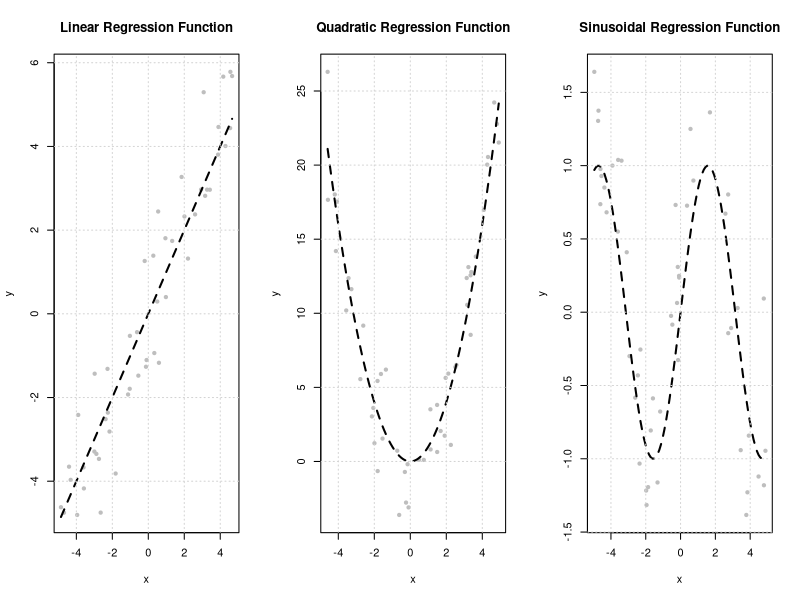
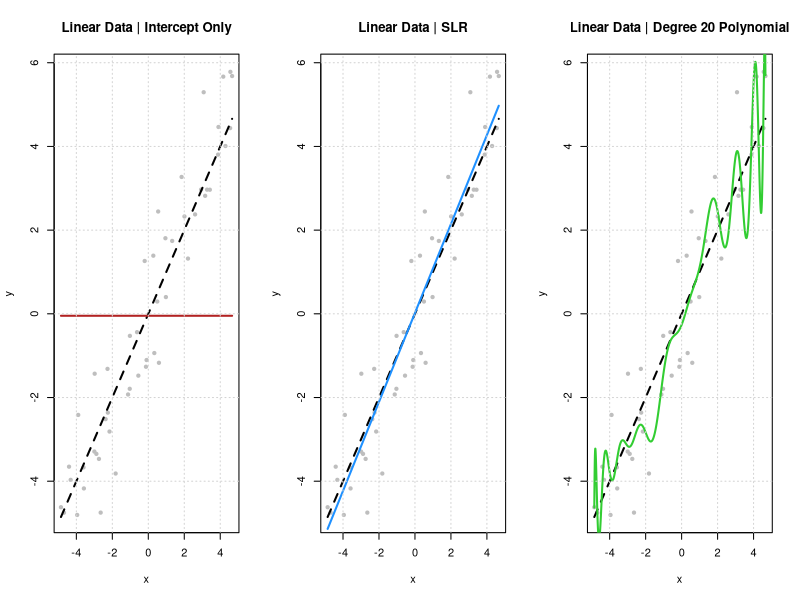
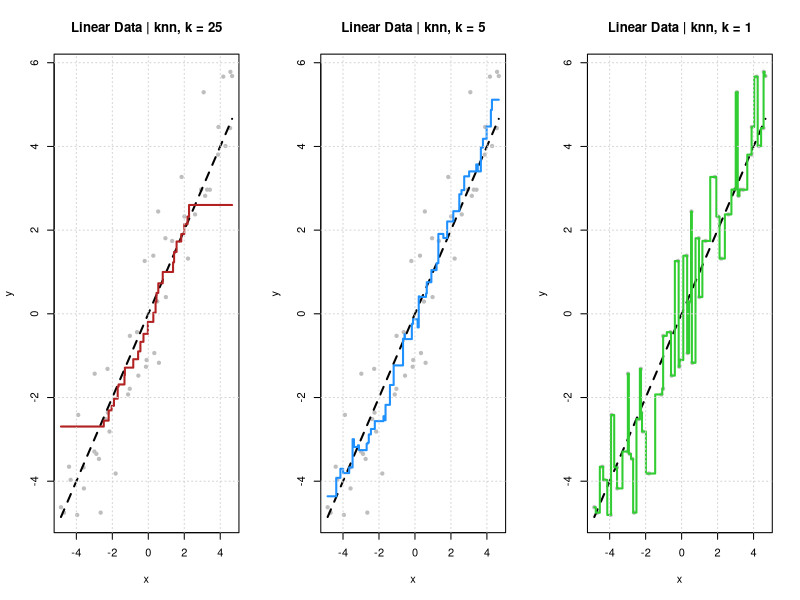
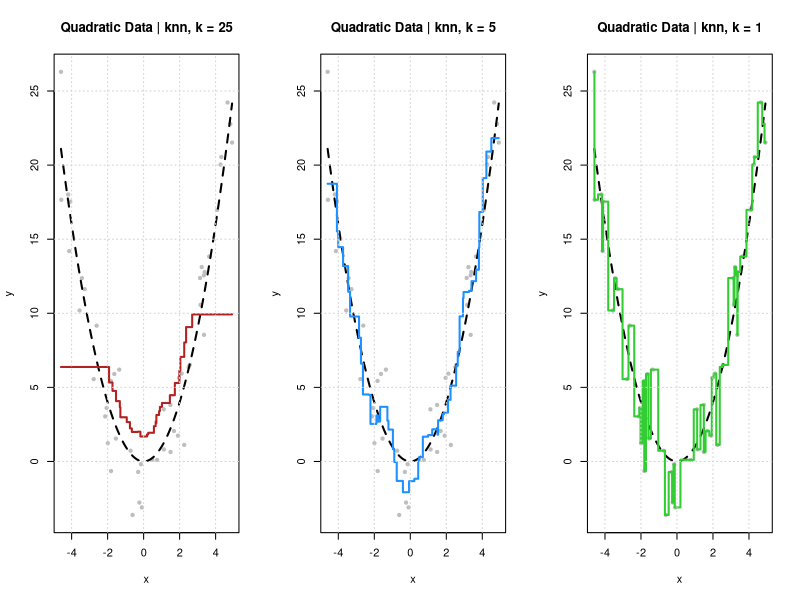
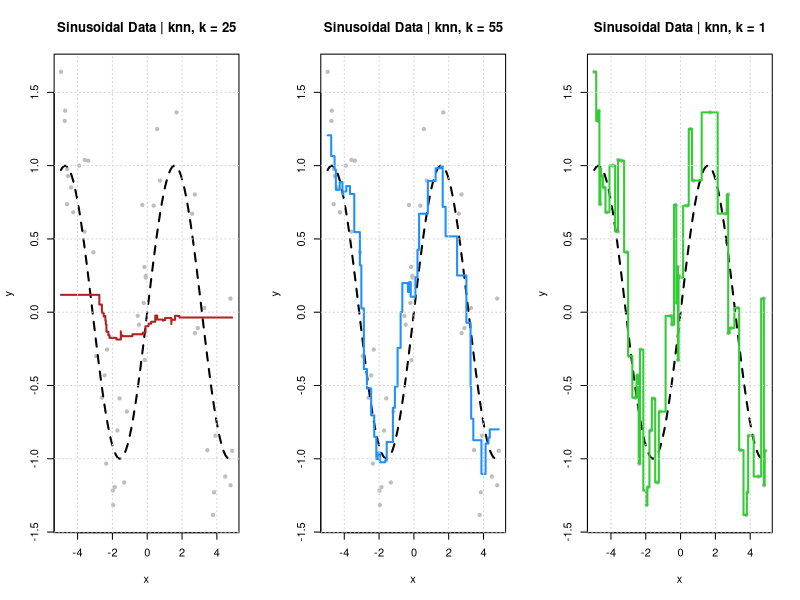
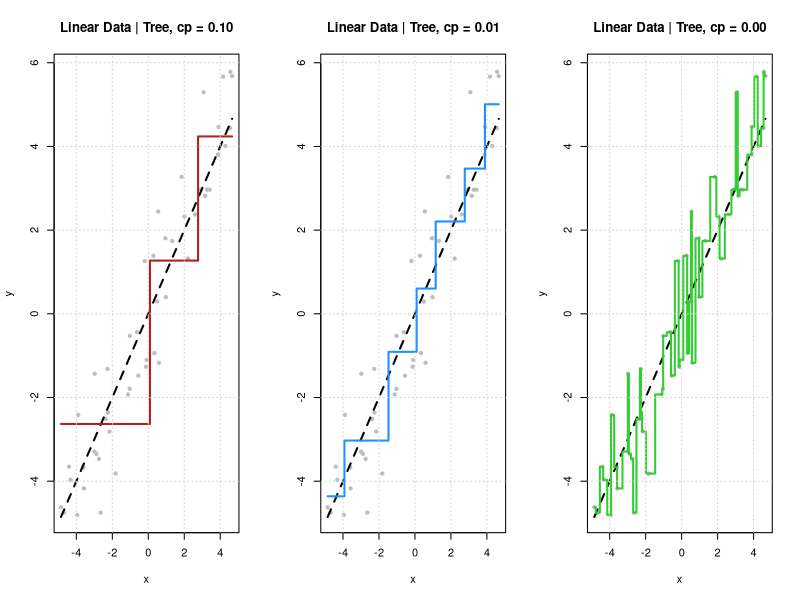
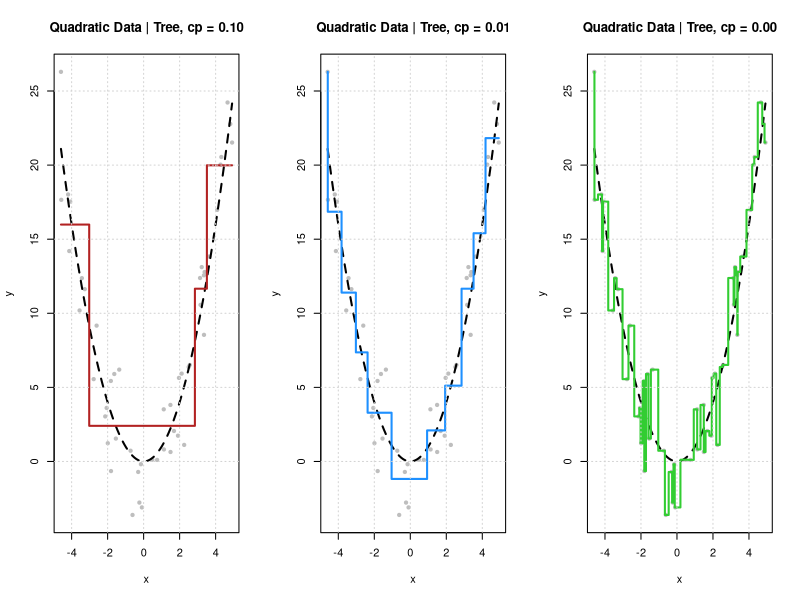
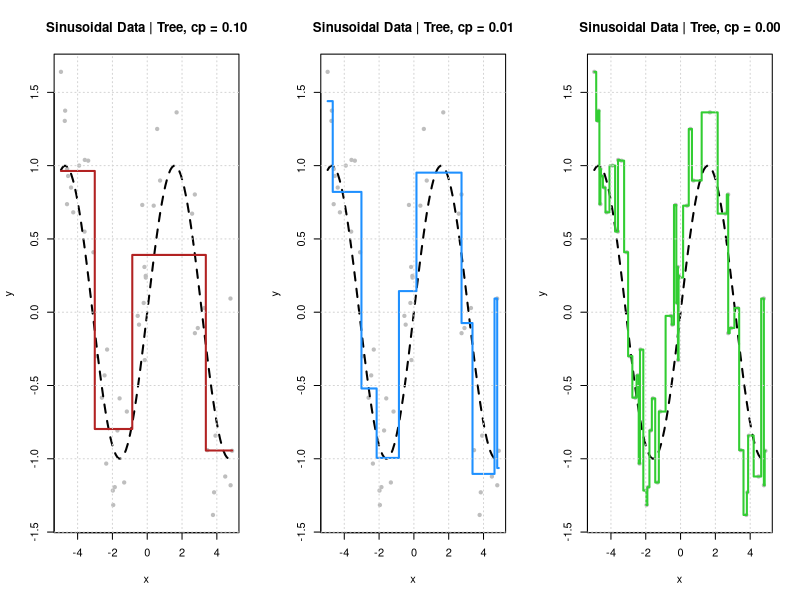

Generate these figures, in order, with R:
## ---- chunk 1
knitr::opts_chunk$set(cache = TRUE, autodep = TRUE, fig.align = "center")
## ---- chunk 2
library("tidyverse")
library("caret")
library("rpart")
library("knitr")
library("kableExtra")
## ---- chunk 3
line_reg_fun = function(x) {
  x
}
## ---- chunk 4
quad_reg_fun = function(x) {
  x ^ 2
}
## ---- chunk 5
sine_reg_fun = function(x) {
  sin(x)
}
## ---- chunk 6
gen_sim_data = function(f, sample_size = 50, sd = 1) {
  x = runif(n = sample_size, min = -5, max = 5)
  y = rnorm(n = sample_size, mean = f(x), sd = sd)
  tibble::tibble(x = x, y = y)
}
## ---- chunk 7
set.seed(5)
line_data = gen_sim_data(f = line_reg_fun, sample_size = 50, sd = 1.0)
quad_data = gen_sim_data(f = quad_reg_fun, sample_size = 50, sd = 2.0)
sine_data = gen_sim_data(f = sine_reg_fun, sample_size = 50, sd = 0.5)
## ---- chunk 8
set.seed(42)
line_data_unseen = gen_sim_data(f = line_reg_fun, sample_size = 100000, sd = 1.0)
quad_data_unseen = gen_sim_data(f = quad_reg_fun, sample_size = 100000, sd = 2.0)
sine_data_unseen = gen_sim_data(f = sine_reg_fun, sample_size = 100000, sd = 0.5)
## ---- chunk 9
x_grid = tibble(x = seq(-5, 5, by = 0.001))
## ---- chunk 10
par(mfrow = c (1, 3))

plot(line_data, pch = 20, col = "grey",
     main = "Linear Regression Function")
curve(line_reg_fun(x), add = TRUE, lwd = 2, lty = 2)
grid()

plot(quad_data, pch = 20, col = "grey",
     main = "Quadratic Regression Function")
curve(quad_reg_fun(x), add = TRUE, lwd = 2, lty = 2)
grid()

plot(sine_data, pch = 20, col = "grey",
     main = "Sinusoidal Regression Function")
curve(sine_reg_fun(x), add = TRUE, lwd = 2, lty = 2)
grid()
## ---- chunk 11
calc_rmse = function(model, data, response) {
  actual = data[[response]]
  predicted = predict(model, data)
  sqrt(mean((actual - predicted) ^ 2))
}
## ---- chunk 12
lm_line_int = lm(y ~ 1,                    data = line_data)
lm_line_slr = lm(y ~ poly(x, degree = 1),  data = line_data)
lm_line_ply = lm(y ~ poly(x, degree = 20), data = line_data)
## ---- chunk 13
par(mfrow = c(1, 3))

plot(line_data, pch = 20, col = "grey",
     main = "Linear Data | Intercept Only")
curve(line_reg_fun(x), add = TRUE, lwd = 2, lty = 2)
curve(predict(lm_line_int, tibble(x = x)), 
      col = "firebrick", lwd = 2, lty = 1, add = TRUE, n = 10000)
grid()

plot(line_data, pch = 20, col = "grey",
     main = "Linear Data | SLR")
curve(line_reg_fun(x), add = TRUE, lwd = 2, lty = 2)
curve(predict(lm_line_slr, tibble(x = x)),
      col = "dodgerblue", lwd = 2, lty = 1, add = TRUE, n = 10000)
grid()

plot(line_data, pch = 20, col = "grey",
     main = "Linear Data | Degree 20 Polynomial")
curve(line_reg_fun(x), add = TRUE, lwd = 2, lty = 2)
curve(predict(lm_line_ply, tibble(x = x)),
      col = "limegreen", lwd = 2, lty = 1, add = TRUE, n = 10000)
grid()
## ---- chunk 14
knn_line_25 = knnreg(y ~ x, data = line_data, k = 25)
knn_line_05 = knnreg(y ~ x, data = line_data, k = 5)
knn_line_01 = knnreg(y ~ x, data = line_data, k = 1)
## ---- chunk 15
calc_dist = function(p1, p2) {
  sqrt(sum((p1 - p2) ^ 2))
}
## ---- chunk 16
line_data %>% 
  mutate(dist = purrr::map_dbl(x, calc_dist, p2 = 0)) %>% 
  top_n(dist, n = -5) %>% 
  pull(y) %>% 
  mean() # also consider median
## ---- chunk 17
predict(knn_line_05, data.frame(x = 0))
## ---- chunk 18
par(mfrow = c(1, 3))

plot(line_data, pch = 20, col = "grey",
     main = "Linear Data | knn, k = 25")
curve(line_reg_fun(x), add = TRUE, lwd = 2, lty = 2)
curve(predict(knn_line_25, tibble(x = x)), 
      col = "firebrick", lwd = 2, lty = 1, add = TRUE, n = 10000)
grid()

plot(line_data, pch = 20, col = "grey",
     main = "Linear Data | knn, k = 5")
curve(line_reg_fun(x), add = TRUE, lwd = 2, lty = 2)
curve(predict(knn_line_05, tibble(x = x)),
      col = "dodgerblue", lwd = 2, lty = 1, add = TRUE, n = 10000)
grid()

plot(line_data, pch = 20, col = "grey",
     main = "Linear Data | knn, k = 1")
curve(line_reg_fun(x), add = TRUE, lwd = 2, lty = 2)
curve(predict(knn_line_01, tibble(x = x)),
      col = "limegreen", lwd = 2, lty = 1, add = TRUE, n = 10000)
grid()
## ---- chunk 19
knn_line_trn_rmse = c(
  calc_rmse(model = knn_line_25, data = line_data, response = "y"),
  calc_rmse(model = knn_line_05, data = line_data, response = "y"),
  calc_rmse(model = knn_line_01, data = line_data, response = "y"))

knn_line_tst_rmse = c(
  calc_rmse(model = knn_line_25, data = line_data_unseen, response = "y"),
  calc_rmse(model = knn_line_05, data = line_data_unseen, response = "y"),
  calc_rmse(model = knn_line_01, data = line_data_unseen, response = "y"))

tibble(k = c(25, 5, 1),
       "Train RMSE" = round(knn_line_trn_rmse, 3),
       "Test RMSE" = round(knn_line_tst_rmse, 3)) %>%
  kable %>% 
  kable_styling("striped", full_width = FALSE)
## ---- chunk 20
knn_quad_25 = knnreg(y ~ x, data = quad_data, k = 25)
knn_quad_05 = knnreg(y ~ x, data = quad_data, k = 5)
knn_quad_01 = knnreg(y ~ x, data = quad_data, k = 1)
## ---- chunk 21
par(mfrow = c(1, 3))

plot(quad_data, pch = 20, col = "grey",
     main = "Quadratic Data | knn, k = 25")
curve(quad_reg_fun(x), add = TRUE, lwd = 2, lty = 2)
curve(predict(knn_quad_25, tibble(x = x)), 
      col = "firebrick", lwd = 2, lty = 1, add = TRUE, n = 10000)
grid()

plot(quad_data, pch = 20, col = "grey",
     main = "Quadratic Data | knn, k = 5")
curve(quad_reg_fun(x), add = TRUE, lwd = 2, lty = 2)
curve(predict(knn_quad_05, tibble(x = x)),
      col = "dodgerblue", lwd = 2, lty = 1, add = TRUE, n = 10000)
grid()

plot(quad_data, pch = 20, col = "grey",
     main = "Quadratic Data | knn, k = 1")
curve(quad_reg_fun(x), add = TRUE, lwd = 2, lty = 2)
curve(predict(knn_quad_01, tibble(x = x)),
      col = "limegreen", lwd = 2, lty = 1, add = TRUE, n = 10000)
grid()
## ---- chunk 22
knn_quad_trn_rmse = c(
  calc_rmse(model = knn_quad_25, data = quad_data, response = "y"),
  calc_rmse(model = knn_quad_05, data = quad_data, response = "y"),
  calc_rmse(model = knn_quad_01, data = quad_data, response = "y"))

knn_quad_tst_rmse = c(
  calc_rmse(model = knn_quad_25, data = quad_data_unseen, response = "y"),
  calc_rmse(model = knn_quad_05, data = quad_data_unseen, response = "y"),
  calc_rmse(model = knn_quad_01, data = quad_data_unseen, response = "y"))

tibble(k = c(25, 5, 1),
       "Train RMSE" = round(knn_quad_trn_rmse, 3),
       "Test RMSE" = round(knn_quad_tst_rmse, 3)) %>%
  kable %>% 
  kable_styling("striped", full_width = FALSE)
## ---- chunk 23
knn_sine_25 = knnreg(y ~ x, data = sine_data, k = 25)
knn_sine_05 = knnreg(y ~ x, data = sine_data, k = 5)
knn_sine_01 = knnreg(y ~ x, data = sine_data, k = 1)
## ---- chunk 24
par(mfrow = c(1, 3))

plot(sine_data, pch = 20, col = "grey",
     main = "Sinusoidal Data | knn, k = 25")
curve(sine_reg_fun(x), add = TRUE, lwd = 2, lty = 2)
curve(predict(knn_sine_25, tibble(x = x)), 
      col = "firebrick", lwd = 2, lty = 1, add = TRUE, n = 10000)
grid()

plot(sine_data, pch = 20, col = "grey",
     main = "Sinusoidal Data | knn, k = 55")
curve(sine_reg_fun(x), add = TRUE, lwd = 2, lty = 2)
curve(predict(knn_sine_05, tibble(x = x)),
      col = "dodgerblue", lwd = 2, lty = 1, add = TRUE, n = 10000)
grid()

plot(sine_data, pch = 20, col = "grey",
     main = "Sinusoidal Data | knn, k = 1")
curve(sine_reg_fun(x), add = TRUE, lwd = 2, lty = 2)
curve(predict(knn_sine_01, tibble(x = x)),
      col = "limegreen", lwd = 2, lty = 1, add = TRUE, n = 10000)
grid()
## ---- chunk 25
knn_sine_trn_rmse = c(
  calc_rmse(model = knn_sine_25, data = sine_data, response = "y"),
  calc_rmse(model = knn_sine_05, data = sine_data, response = "y"),
  calc_rmse(model = knn_sine_01, data = sine_data, response = "y"))

knn_sine_tst_rmse = c(
  calc_rmse(model = knn_sine_25, data = sine_data_unseen, response = "y"),
  calc_rmse(model = knn_sine_05, data = sine_data_unseen, response = "y"),
  calc_rmse(model = knn_sine_01, data = sine_data_unseen, response = "y"))

tibble(k = c(25, 5, 1),
       "Train RMSE" = round(knn_sine_trn_rmse, 3),
       "Test RMSE" = round(knn_sine_tst_rmse, 3)) %>%
  kable %>% 
  kable_styling("striped", full_width = FALSE)
## ---- chunk 26
tree_line_010 = rpart(y ~ x, data = line_data, cp = 0.10, minsplit = 2)
tree_line_001 = rpart(y ~ x, data = line_data, cp = 0.01, minsplit = 2)
tree_line_000 = rpart(y ~ x, data = line_data, cp = 0.00, minsplit = 2)
## ---- chunk 27
par(mfrow = c(1, 3))

plot(line_data, pch = 20, col = "grey",
     main = "Linear Data | Tree, cp = 0.10")
curve(line_reg_fun(x), add = TRUE, lwd = 2, lty = 2)
curve(predict(tree_line_010, tibble(x = x)), 
      col = "firebrick", lwd = 2, lty = 1, add = TRUE, n = 10000)
grid()

plot(line_data, pch = 20, col = "grey",
     main = "Linear Data | Tree, cp = 0.01")
curve(line_reg_fun(x), add = TRUE, lwd = 2, lty = 2)
curve(predict(tree_line_001, tibble(x = x)),
      col = "dodgerblue", lwd = 2, lty = 1, add = TRUE, n = 10000)
grid()

plot(line_data, pch = 20, col = "grey",
     main = "Linear Data | Tree, cp = 0.00")
curve(line_reg_fun(x), add = TRUE, lwd = 2, lty = 2)
curve(predict(tree_line_000, tibble(x = x)),
      col = "limegreen", lwd = 2, lty = 1, add = TRUE, n = 10000)
grid()
## ---- chunk 28
tree_line_trn_rmse = c(
  calc_rmse(model = tree_line_010, data = line_data, response = "y"),
  calc_rmse(model = tree_line_001, data = line_data, response = "y"),
  calc_rmse(model = tree_line_000, data = line_data, response = "y"))

tree_line_tst_rmse = c(
  calc_rmse(model = tree_line_010, data = line_data_unseen, response = "y"),
  calc_rmse(model = tree_line_001, data = line_data_unseen, response = "y"),
  calc_rmse(model = tree_line_000, data = line_data_unseen, response = "y"))

tibble(k = c(25, 5, 1),
       "Train RMSE" = round(tree_line_trn_rmse, 3),
       "Test RMSE" = round(tree_line_tst_rmse, 3)) %>%
  kable %>% 
  kable_styling("striped", full_width = FALSE)
## ---- chunk 29
tree_quad_010 = rpart(y ~ x, data = quad_data, cp = 0.10, minsplit = 2)
tree_quad_001 = rpart(y ~ x, data = quad_data, cp = 0.01, minsplit = 2)
tree_quad_000 = rpart(y ~ x, data = quad_data, cp = 0.00, minsplit = 2)
## ---- chunk 30
par(mfrow = c(1, 3))

plot(quad_data, pch = 20, col = "grey",
     main = "Quadratic Data | Tree, cp = 0.10")
curve(quad_reg_fun(x), add = TRUE, lwd = 2, lty = 2)
curve(predict(tree_quad_010, tibble(x = x)), 
      col = "firebrick", lwd = 2, lty = 1, add = TRUE, n = 10000)
grid()

plot(quad_data, pch = 20, col = "grey",
     main = "Quadratic Data | Tree, cp = 0.01")
curve(quad_reg_fun(x), add = TRUE, lwd = 2, lty = 2)
curve(predict(tree_quad_001, tibble(x = x)),
      col = "dodgerblue", lwd = 2, lty = 1, add = TRUE, n = 10000)
grid()

plot(quad_data, pch = 20, col = "grey",
     main = "Quadratic Data | Tree, cp = 0.00")
curve(quad_reg_fun(x), add = TRUE, lwd = 2, lty = 2)
curve(predict(tree_quad_000, tibble(x = x)),
      col = "limegreen", lwd = 2, lty = 1, add = TRUE, n = 10000)
grid()
## ---- chunk 31
tree_quad_trn_rmse = c(
  calc_rmse(model = tree_quad_010, data = quad_data, response = "y"),
  calc_rmse(model = tree_quad_001, data = quad_data, response = "y"),
  calc_rmse(model = tree_quad_000, data = quad_data, response = "y"))

tree_quad_tst_rmse = c(
  calc_rmse(model = tree_quad_010, data = quad_data_unseen, response = "y"),
  calc_rmse(model = tree_quad_001, data = quad_data_unseen, response = "y"),
  calc_rmse(model = tree_quad_000, data = quad_data_unseen, response = "y"))

tibble(k = c(25, 5, 1),
       "Train RMSE" = round(tree_quad_trn_rmse, 3),
       "Test RMSE" = round(tree_quad_tst_rmse, 3)) %>%
  kable %>% 
  kable_styling("striped", full_width = FALSE)
## ---- chunk 32
tree_sine_010 = rpart(y ~ x, data = sine_data, cp = 0.10, minsplit = 2)
tree_sine_001 = rpart(y ~ x, data = sine_data, cp = 0.01, minsplit = 2)
tree_sine_000 = rpart(y ~ x, data = sine_data, cp = 0.00, minsplit = 2)
## ---- chunk 33
par(mfrow = c(1, 3))

plot(sine_data, pch = 20, col = "grey",
     main = "Sinusoidal Data | Tree, cp = 0.10")
curve(sine_reg_fun(x), add = TRUE, lwd = 2, lty = 2)
curve(predict(tree_sine_010, tibble(x = x)), 
      col = "firebrick", lwd = 2, lty = 1, add = TRUE, n = 10000)
grid()

plot(sine_data, pch = 20, col = "grey",
     main = "Sinusoidal Data | Tree, cp = 0.01")
curve(sine_reg_fun(x), add = TRUE, lwd = 2, lty = 2)
curve(predict(tree_sine_001, tibble(x = x)),
      col = "dodgerblue", lwd = 2, lty = 1, add = TRUE, n = 10000)
grid()

plot(sine_data, pch = 20, col = "grey",
     main = "Sinusoidal Data | Tree, cp = 0.00")
curve(sine_reg_fun(x), add = TRUE, lwd = 2, lty = 2)
curve(predict(tree_sine_000, tibble(x = x)),
      col = "limegreen", lwd = 2, lty = 1, add = TRUE, n = 10000)
grid()
## ---- chunk 34
tree_sine_trn_rmse = c(
  calc_rmse(model = tree_sine_010, data = sine_data, response = "y"),
  calc_rmse(model = tree_sine_001, data = sine_data, response = "y"),
  calc_rmse(model = tree_sine_000, data = sine_data, response = "y"))

tree_sine_tst_rmse = c(
  calc_rmse(model = tree_sine_010, data = sine_data_unseen, response = "y"),
  calc_rmse(model = tree_sine_001, data = sine_data_unseen, response = "y"),
  calc_rmse(model = tree_sine_000, data = sine_data_unseen, response = "y"))

tibble(k = c(25, 5, 1),
       "Train RMSE" = round(tree_sine_trn_rmse, 3),
       "Test RMSE" = round(tree_sine_tst_rmse, 3)) %>%
  kable %>% 
  kable_styling("striped", full_width = FALSE)
## ---- chunk 35
calc_rmse = function(model, data, response) {
  actual = data[[response]]
  predicted = predict(model, data)
  sqrt(mean((actual - predicted) ^ 2))
}
## ---- chunk 36
# define a data generating process
gen = function() {
  x = runif(100)
  y = 2 * x + rnorm(100)
  tibble(x, y)
}

# generate and check data
df = gen()

# define midpoint calculation
calc_midpoints = function(x) {
  x = sort(x)
  x[-length(x)] + diff(x) / 2
}

# calculate midpoints
mids = with(df, calc_midpoints(x))

# calculate mse for a proposed split
calc_mse_split = function(df, cut) {
  
  left  = dplyr::filter(df, x < cut)
  right = dplyr::filter(df, x > cut)
  
  mse_left  = with(left,  sum((y - mean(y)) ^ 2))
  mse_right = with(right, sum((y - mean(y)) ^ 2))
  
  mse_left + mse_right # also consider mae
  
}

# calculate mse for each possible split, find best
which.min(purrr::map_dbl(mids, calc_mse_split, df = df))
